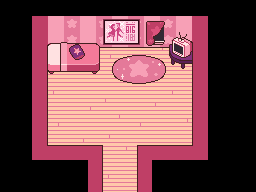

Tiled map render using the project's own tile images. Description and the whole map definition, tile-layer contents included, below:
An orthogonal 16x12 tile map with 16x16 px tiles, 3 tile layers (BGLower, BGUpper, BGUpper2) and 9 objects.

<map version="1.10" tiledversion="1.10.1" orientation="orthogonal" renderorder="right-down" width="16" height="12" tilewidth="16" tileheight="16" infinite="0" nextlayerid="12" nextobjectid="136">
 <tileset firstgid="1" source="hapstablook.tsx" />
 <layer id="7" name="BGLower" width="16" height="12">
  <data encoding="csv">
0,0,0,0,0,0,0,0,0,0,0,0,0,0,0,0,
0,0,19,20,21,22,23,24,25,26,27,28,29,0,0,0,
0,0,35,36,37,38,39,40,41,42,43,44,45,0,0,0,
0,0,51,52,53,54,55,56,57,58,59,60,61,0,0,0,
0,0,67,68,69,70,71,72,73,74,75,76,77,0,0,0,
0,0,83,84,85,86,87,88,89,90,91,92,93,0,0,0,
0,0,99,100,101,102,103,104,105,106,107,108,109,0,0,0,
0,0,115,116,117,118,119,120,121,122,123,124,125,0,0,0,
0,0,131,132,133,134,135,136,137,138,139,140,141,0,0,0,
0,0,147,148,149,150,151,152,153,154,155,156,157,0,0,0,
0,0,163,164,165,166,167,168,169,170,171,172,173,0,0,0,
0,0,179,180,181,182,183,184,185,186,187,188,189,0,0,0
</data>
 </layer>
 <layer id="8" name="BGUpper" width="16" height="12">
  <data encoding="csv">
0,0,0,0,0,0,0,0,0,0,0,0,0,0,0,0,
0,0,0,0,0,0,30,31,32,0,0,0,0,0,0,0,
0,0,0,0,0,0,46,47,48,0,0,0,0,0,0,0,
0,0,0,0,0,0,0,0,0,0,0,0,0,0,0,0,
0,0,0,0,0,0,0,0,0,0,0,0,0,0,0,0,
0,0,0,0,0,0,0,0,0,0,0,0,0,0,0,0,
0,0,0,0,0,0,0,0,0,0,0,0,0,0,0,0,
0,0,0,0,0,0,0,0,0,0,0,0,0,0,0,0,
0,0,0,0,0,0,0,0,0,0,0,0,0,0,0,0,
0,0,0,0,0,0,0,0,0,0,0,0,0,0,0,0,
0,0,0,0,0,0,0,0,0,0,0,0,0,0,0,0,
0,0,0,0,0,0,0,0,0,0,0,0,0,0,0,0
</data>
 </layer>
 <layer id="9" name="BGUpper2" width="16" height="12">
  <data encoding="csv">
0,0,0,0,0,0,0,0,0,0,0,0,0,0,0,0,
0,0,0,0,0,0,0,0,0,0,0,0,0,0,0,0,
0,0,0,0,0,0,0,0,0,0,0,0,0,0,0,0,
0,0,0,0,0,0,0,0,0,0,0,0,0,0,0,0,
0,0,0,0,0,0,0,0,0,0,0,0,0,0,0,0,
0,0,0,0,0,0,0,0,0,0,0,0,0,0,0,0,
0,0,0,0,0,0,0,0,0,0,0,0,0,0,0,0,
0,0,0,0,0,0,0,0,0,0,0,0,0,0,0,0,
0,0,0,0,0,0,0,0,0,0,0,0,0,0,0,0,
0,0,0,0,0,0,0,0,0,0,0,0,0,0,0,0,
0,0,0,0,0,0,0,0,0,0,0,0,0,0,0,0,
0,0,0,0,0,0,0,0,0,0,0,0,0,0,0,0
</data>
 </layer>
 <objectgroup id="10" name="Wall">
  <object id="127" x="32" y="32" width="16" height="128" />
  <object id="128" x="48" y="32" width="144" height="16" />
  <object id="129" x="192" y="32" width="16" height="128" />
  <object id="130" x="48" y="145" width="55" height="15" />
  <object id="131" x="80" y="160" width="23" height="32" />
  <object id="132" x="137" y="160" width="23" height="32" />
  <object id="133" x="137" y="145" width="55" height="15" />
  <object id="134" x="48" y="48" width="52" height="26" />
  <object id="135" x="168" y="48" width="24" height="22" />
 </objectgroup>
 <objectgroup id="3" name="Entity" opacity="0.71" />
 <objectgroup draworder="index" id="4" name="Warp" />
 <objectgroup id="11" name="Path" />
</map>
